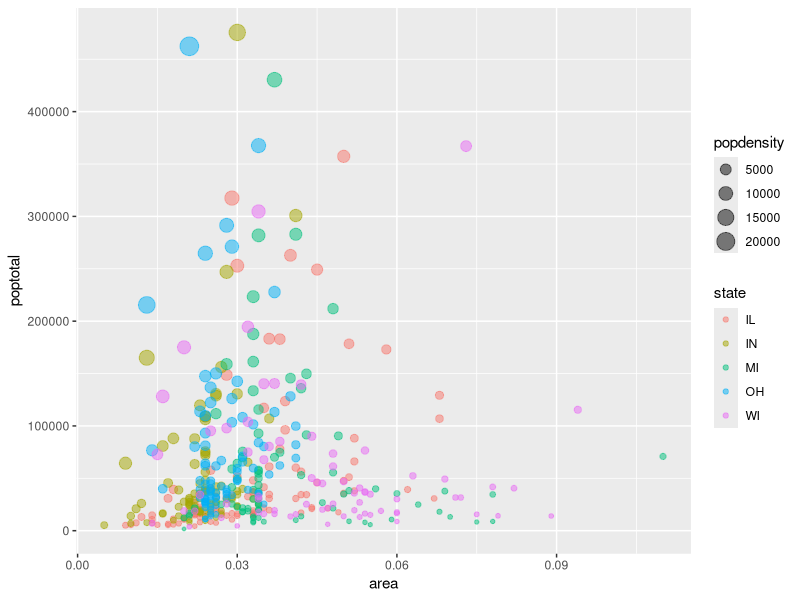

This chart was generated by the following R code:
## ---- chunk 1
options(scipen = 999)
library(tidyverse)
data(midwest)
midwest %>% 
  filter(poptotal >= 0 & poptotal <= 500000) %>% 
ggplot()+
  geom_point(aes(x = area,
                 y = poptotal,
                 col = state,
                 size = popdensity), 
             alpha = 0.5)
## ---- chunk 2
fish_encounters %>% 
  pivot_wider(names_from = station,
              values_from = seen) %>% 
  na.omit()  
